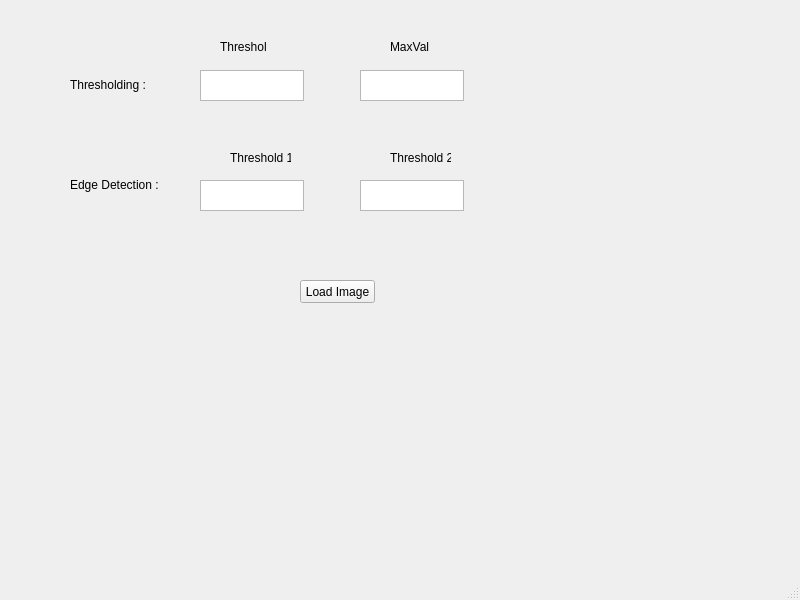
<?xml version="1.0" encoding="UTF-8"?>
<ui version="4.0">
 <class>Demo</class>
 <widget class="QMainWindow" name="Demo">
  <property name="geometry">
   <rect>
    <x>0</x>
    <y>0</y>
    <width>800</width>
    <height>600</height>
   </rect>
  </property>
  <property name="windowTitle">
   <string>Demo</string>
  </property>
  <widget class="QWidget" name="centralwidget">
   <widget class="QPushButton" name="PBLoad">
    <property name="geometry">
     <rect>
      <x>300</x>
      <y>280</y>
      <width>75</width>
      <height>23</height>
     </rect>
    </property>
    <property name="text">
     <string>Load Image</string>
    </property>
   </widget>
   <widget class="QLabel" name="label">
    <property name="geometry">
     <rect>
      <x>70</x>
      <y>70</y>
      <width>101</width>
      <height>31</height>
     </rect>
    </property>
    <property name="text">
     <string>&lt;html&gt;&lt;head/&gt;&lt;body&gt;&lt;p&gt;Thresholding :&lt;/p&gt;&lt;/body&gt;&lt;/html&gt;</string>
    </property>
   </widget>
   <widget class="QLabel" name="label_2">
    <property name="geometry">
     <rect>
      <x>70</x>
      <y>170</y>
      <width>91</width>
      <height>31</height>
     </rect>
    </property>
    <property name="text">
     <string>&lt;html&gt;&lt;head/&gt;&lt;body&gt;&lt;p&gt;Edge Detection :&lt;/p&gt;&lt;/body&gt;&lt;/html&gt;</string>
    </property>
   </widget>
   <widget class="QTextEdit" name="te_threshold">
    <property name="geometry">
     <rect>
      <x>200</x>
      <y>70</y>
      <width>104</width>
      <height>31</height>
     </rect>
    </property>
   </widget>
   <widget class="QTextEdit" name="textEditMax">
    <property name="geometry">
     <rect>
      <x>360</x>
      <y>70</y>
      <width>104</width>
      <height>31</height>
     </rect>
    </property>
   </widget>
   <widget class="QLabel" name="label_3">
    <property name="geometry">
     <rect>
      <x>220</x>
      <y>40</y>
      <width>47</width>
      <height>13</height>
     </rect>
    </property>
    <property name="text">
     <string>Threshold</string>
    </property>
   </widget>
   <widget class="QLabel" name="label_4">
    <property name="geometry">
     <rect>
      <x>390</x>
      <y>40</y>
      <width>47</width>
      <height>13</height>
     </rect>
    </property>
    <property name="text">
     <string>MaxVal</string>
    </property>
   </widget>
   <widget class="QLabel" name="label_5">
    <property name="geometry">
     <rect>
      <x>230</x>
      <y>150</y>
      <width>61</width>
      <height>16</height>
     </rect>
    </property>
    <property name="text">
     <string>Threshold 1</string>
    </property>
   </widget>
   <widget class="QLabel" name="label_6">
    <property name="geometry">
     <rect>
      <x>390</x>
      <y>150</y>
      <width>61</width>
      <height>16</height>
     </rect>
    </property>
    <property name="text">
     <string>Threshold 2</string>
    </property>
   </widget>
   <widget class="QTextEdit" name="textEditTHR1">
    <property name="geometry">
     <rect>
      <x>200</x>
      <y>180</y>
      <width>104</width>
      <height>31</height>
     </rect>
    </property>
   </widget>
   <widget class="QTextEdit" name="textEdit_THR2">
    <property name="geometry">
     <rect>
      <x>360</x>
      <y>180</y>
      <width>104</width>
      <height>31</height>
     </rect>
    </property>
   </widget>
  </widget>
  <widget class="QMenuBar" name="menubar">
   <property name="geometry">
    <rect>
     <x>0</x>
     <y>0</y>
     <width>800</width>
     <height>21</height>
    </rect>
   </property>
  </widget>
  <widget class="QStatusBar" name="statusbar"/>
 </widget>
 <resources/>
 <connections/>
</ui>
